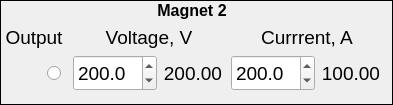
            <widget class="QFrame" name="frame_5">
             <property name="sizePolicy">
              <sizepolicy hsizetype="Preferred" vsizetype="Maximum">
               <horstretch>0</horstretch>
               <verstretch>0</verstretch>
              </sizepolicy>
             </property>
             <property name="font">
              <font>
               <pointsize>14</pointsize>
               <weight>50</weight>
               <bold>false</bold>
              </font>
             </property>
             <property name="frameShape">
              <enum>QFrame::Box</enum>
             </property>
             <property name="frameShadow">
              <enum>QFrame::Plain</enum>
             </property>
             <layout class="QGridLayout" name="gridLayout_6" columnstretch="2,1,4,4,4,4">
              <property name="sizeConstraint">
               <enum>QLayout::SetMinimumSize</enum>
              </property>
              <property name="leftMargin">
               <number>0</number>
              </property>
              <property name="topMargin">
               <number>0</number>
              </property>
              <property name="rightMargin">
               <number>9</number>
              </property>
              <property name="bottomMargin">
               <number>13</number>
              </property>
              <item row="1" column="0" colspan="2">
               <widget class="QLabel" name="label_124">
                <property name="font">
                 <font>
                  <pointsize>14</pointsize>
                  <weight>50</weight>
                  <bold>false</bold>
                 </font>
                </property>
                <property name="text">
                 <string>Output</string>
                </property>
                <property name="alignment">
                 <set>Qt::AlignCenter</set>
                </property>
               </widget>
              </item>
              <item row="1" column="4" colspan="2">
               <widget class="QLabel" name="label_67">
                <property name="font">
                 <font>
                  <pointsize>14</pointsize>
                  <weight>50</weight>
                  <bold>false</bold>
                 </font>
                </property>
                <property name="text">
                 <string>Currrent, A</string>
                </property>
                <property name="alignment">
                 <set>Qt::AlignCenter</set>
                </property>
               </widget>
              </item>
              <item row="2" column="1" alignment="Qt::AlignHCenter">
               <widget class="QRadioButton" name="radioButton_49">
                <property name="sizePolicy">
                 <sizepolicy hsizetype="Fixed" vsizetype="Fixed">
                  <horstretch>0</horstretch>
                  <verstretch>0</verstretch>
                 </sizepolicy>
                </property>
                <property name="minimumSize">
                 <size>
                  <width>20</width>
                  <height>20</height>
                 </size>
                </property>
                <property name="maximumSize">
                 <size>
                  <width>20</width>
                  <height>20</height>
                 </size>
                </property>
                <property name="baseSize">
                 <size>
                  <width>20</width>
                  <height>20</height>
                 </size>
                </property>
                <property name="font">
                 <font>
                  <pointsize>14</pointsize>
                  <weight>50</weight>
                  <bold>false</bold>
                 </font>
                </property>
               </widget>
              </item>
              <item row="2" column="0" alignment="Qt::AlignHCenter">
               <widget class="QPushButton" name="pushButton_33">
                <property name="enabled">
                 <bool>true</bool>
                </property>
                <property name="sizePolicy">
                 <sizepolicy hsizetype="Fixed" vsizetype="Fixed">
                  <horstretch>0</horstretch>
                  <verstretch>0</verstretch>
                 </sizepolicy>
                </property>
                <property name="minimumSize">
                 <size>
                  <width>40</width>
                  <height>36</height>
                 </size>
                </property>
                <property name="maximumSize">
                 <size>
                  <width>40</width>
                  <height>36</height>
                 </size>
                </property>
                <property name="baseSize">
                 <size>
                  <width>40</width>
                  <height>36</height>
                 </size>
                </property>
                <property name="font">
                 <font>
                  <pointsize>14</pointsize>
                  <weight>50</weight>
                  <bold>false</bold>
                 </font>
                </property>
                <property name="styleSheet">
                 <string notr="true">QPushButton {
    border-style: outset;
}
</string>
                </property>
                <property name="text">
                 <string notr="true"/>
                </property>
                <property name="icon">
                 <iconset>
                  <normaloff>leds/images48/ledred.png</normaloff>
                  <normalon>leds/images48/ledgreen.png</normalon>leds/images48/ledred.png</iconset>
                </property>
                <property name="iconSize">
                 <size>
                  <width>36</width>
                  <height>36</height>
                 </size>
                </property>
                <property name="checkable">
                 <bool>true</bool>
                </property>
                <property name="checked">
                 <bool>true</bool>
                </property>
                <property name="autoDefault">
                 <bool>false</bool>
                </property>
                <property name="default">
                 <bool>false</bool>
                </property>
                <property name="flat">
                 <bool>true</bool>
                </property>
               </widget>
              </item>
              <item row="0" column="0" colspan="6" alignment="Qt::AlignBottom">
               <widget class="QLabel" name="label_128">
                <property name="font">
                 <font>
                  <pointsize>12</pointsize>
                  <weight>75</weight>
                  <bold>true</bold>
                 </font>
                </property>
                <property name="text">
                 <string>Magnet 2</string>
                </property>
                <property name="alignment">
                 <set>Qt::AlignHCenter|Qt::AlignTop</set>
                </property>
               </widget>
              </item>
              <item row="2" column="3" alignment="Qt::AlignLeft">
               <widget class="QLabel" name="label_125">
                <property name="font">
                 <font>
                  <pointsize>14</pointsize>
                  <weight>50</weight>
                  <bold>false</bold>
                 </font>
                </property>
                <property name="frameShape">
                 <enum>QFrame::NoFrame</enum>
                </property>
                <property name="text">
                 <string>200.00</string>
                </property>
                <property name="textFormat">
                 <enum>Qt::PlainText</enum>
                </property>
                <property name="alignment">
                 <set>Qt::AlignRight|Qt::AlignTrailing|Qt::AlignVCenter</set>
                </property>
               </widget>
              </item>
              <item row="2" column="2">
               <widget class="QDoubleSpinBox" name="doubleSpinBox_44">
                <property name="sizePolicy">
                 <sizepolicy hsizetype="Minimum" vsizetype="Preferred">
                  <horstretch>0</horstretch>
                  <verstretch>0</verstretch>
                 </sizepolicy>
                </property>
                <property name="minimumSize">
                 <size>
                  <width>84</width>
                  <height>0</height>
                 </size>
                </property>
                <property name="baseSize">
                 <size>
                  <width>84</width>
                  <height>0</height>
                 </size>
                </property>
                <property name="font">
                 <font>
                  <pointsize>14</pointsize>
                  <weight>50</weight>
                  <bold>false</bold>
                 </font>
                </property>
                <property name="keyboardTracking">
                 <bool>false</bool>
                </property>
                <property name="decimals">
                 <number>1</number>
                </property>
                <property name="maximum">
                 <double>9999.000000000000000</double>
                </property>
                <property name="singleStep">
                 <double>0.500000000000000</double>
                </property>
                <property name="value">
                 <double>200.000000000000000</double>
                </property>
               </widget>
              </item>
              <item row="2" column="4">
               <widget class="QDoubleSpinBox" name="doubleSpinBox_43">
                <property name="sizePolicy">
                 <sizepolicy hsizetype="Minimum" vsizetype="Preferred">
                  <horstretch>0</horstretch>
                  <verstretch>0</verstretch>
                 </sizepolicy>
                </property>
                <property name="minimumSize">
                 <size>
                  <width>84</width>
                  <height>0</height>
                 </size>
                </property>
                <property name="baseSize">
                 <size>
                  <width>84</width>
                  <height>0</height>
                 </size>
                </property>
                <property name="font">
                 <font>
                  <pointsize>14</pointsize>
                  <weight>50</weight>
                  <bold>false</bold>
                 </font>
                </property>
                <property name="keyboardTracking">
                 <bool>false</bool>
                </property>
                <property name="decimals">
                 <number>1</number>
                </property>
                <property name="maximum">
                 <double>9999.000000000000000</double>
                </property>
                <property name="singleStep">
                 <double>0.500000000000000</double>
                </property>
                <property name="value">
                 <double>200.000000000000000</double>
                </property>
               </widget>
              </item>
              <item row="2" column="5" alignment="Qt::AlignLeft">
               <widget class="QLabel" name="label_127">
                <property name="font">
                 <font>
                  <pointsize>14</pointsize>
                  <weight>50</weight>
                  <bold>false</bold>
                 </font>
                </property>
                <property name="frameShape">
                 <enum>QFrame::NoFrame</enum>
                </property>
                <property name="text">
                 <string>100.00</string>
                </property>
                <property name="textFormat">
                 <enum>Qt::PlainText</enum>
                </property>
                <property name="alignment">
                 <set>Qt::AlignRight|Qt::AlignTrailing|Qt::AlignVCenter</set>
                </property>
               </widget>
              </item>
              <item row="1" column="2" colspan="2">
               <widget class="QLabel" name="label_126">
                <property name="font">
                 <font>
                  <pointsize>14</pointsize>
                  <weight>50</weight>
                  <bold>false</bold>
                 </font>
                </property>
                <property name="text">
                 <string>Voltage, V</string>
                </property>
                <property name="alignment">
                 <set>Qt::AlignCenter</set>
                </property>
               </widget>
              </item>
             </layout>
            </widget>
